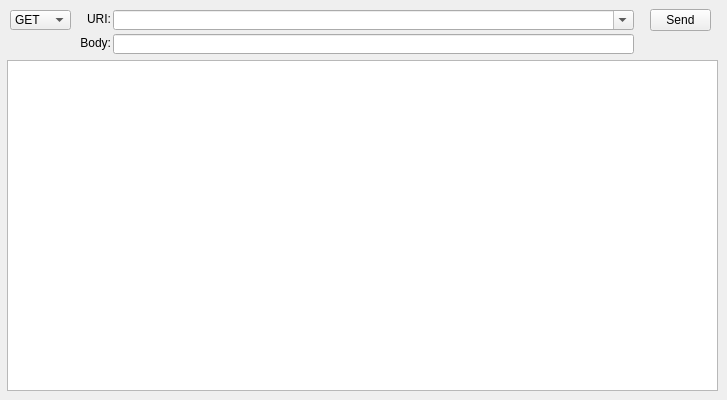
    <widget class="QWidget" name="tabRestApi">
     <attribute name="title">
      <string>REST API</string>
     </attribute>
     <widget class="QComboBox" name="comboRestURI">
      <property name="geometry">
       <rect>
        <x>113</x>
        <y>10</y>
        <width>521</width>
        <height>20</height>
       </rect>
      </property>
      <property name="toolTip">
       <string>&lt;html&gt;&lt;head/&gt;&lt;body&gt;&lt;p&gt;URI of the REST API endpoint to query. Example:&lt;/p&gt;&lt;p&gt;&lt;span style=&quot; font-weight:600;&quot;&gt;GET URI: &lt;/span&gt;/services/server/info&lt;/p&gt;&lt;/body&gt;&lt;/html&gt;</string>
      </property>
      <property name="editable">
       <bool>true</bool>
      </property>
     </widget>
     <widget class="QLabel" name="label_16">
      <property name="geometry">
       <rect>
        <x>70</x>
        <y>11</y>
        <width>41</width>
        <height>16</height>
       </rect>
      </property>
      <property name="text">
       <string>URI:</string>
      </property>
      <property name="alignment">
       <set>Qt::AlignRight|Qt::AlignTrailing|Qt::AlignVCenter</set>
      </property>
     </widget>
     <widget class="QComboBox" name="comboRestMethod">
      <property name="geometry">
       <rect>
        <x>10</x>
        <y>10</y>
        <width>61</width>
        <height>20</height>
       </rect>
      </property>
      <property name="toolTip">
       <string>REST API method used.</string>
      </property>
      <item>
       <property name="text">
        <string>GET</string>
       </property>
      </item>
      <item>
       <property name="text">
        <string>POST</string>
       </property>
      </item>
      <item>
       <property name="text">
        <string>DELETE</string>
       </property>
      </item>
     </widget>
     <widget class="QPushButton" name="buttonRestSend">
      <property name="geometry">
       <rect>
        <x>650</x>
        <y>9</y>
        <width>61</width>
        <height>22</height>
       </rect>
      </property>
      <property name="toolTip">
       <string>Send REST API call to connected splunkd instance.</string>
      </property>
      <property name="text">
       <string>Send</string>
      </property>
      <property name="checkable">
       <bool>false</bool>
      </property>
     </widget>
     <widget class="QTextEdit" name="editRestResult">
      <property name="geometry">
       <rect>
        <x>7</x>
        <y>60</y>
        <width>711</width>
        <height>331</height>
       </rect>
      </property>
      <property name="font">
       <font>
        <family>Courier New</family>
       </font>
      </property>
      <property name="autoFormatting">
       <set>QTextEdit::AutoNone</set>
      </property>
      <property name="undoRedoEnabled">
       <bool>false</bool>
      </property>
      <property name="lineWrapMode">
       <enum>QTextEdit::NoWrap</enum>
      </property>
      <property name="readOnly">
       <bool>true</bool>
      </property>
     </widget>
     <widget class="QLineEdit" name="editRestBodyInput">
      <property name="geometry">
       <rect>
        <x>113</x>
        <y>34</y>
        <width>521</width>
        <height>20</height>
       </rect>
      </property>
      <property name="toolTip">
       <string>&lt;html&gt;&lt;head/&gt;&lt;body&gt;&lt;p&gt;Body of message to input into the request. Example:&lt;/p&gt;&lt;p&gt;&lt;span style=&quot; font-weight:600;&quot;&gt;POST URI: &lt;/span&gt;/services/properties/deploymentclient/target-broker:deploymentServer&lt;/p&gt;&lt;p&gt;&lt;span style=&quot; font-weight:600;&quot;&gt;Body:&lt;/span&gt; disabled=0&amp;amp;targetUri=1.2.3.4:8089&lt;/p&gt;&lt;/body&gt;&lt;/html&gt;</string>
      </property>
     </widget>
     <widget class="QLabel" name="label_26">
      <property name="geometry">
       <rect>
        <x>70</x>
        <y>35</y>
        <width>41</width>
        <height>16</height>
       </rect>
      </property>
      <property name="text">
       <string>Body:</string>
      </property>
      <property name="alignment">
       <set>Qt::AlignRight|Qt::AlignTrailing|Qt::AlignVCenter</set>
      </property>
     </widget>
    </widget>
